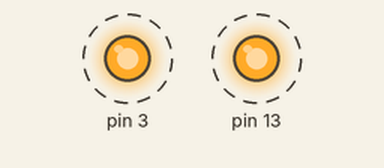
Recording of a sketch running on a simulated Arduino Uno, built with avr-gcc and run on an emulated ATmega328P. On the bench: output pins drawn as LEDs (lit = HIGH). Dashed ring = blinking.

Above: at 0.06 s.
Timing chart, 0 to 3.0 s (numbered marks = the images above):
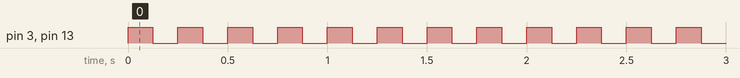

The sketch:

electromagnet_test.ino
```cpp
void setup() {
  pinMode(3, OUTPUT);
  pinMode(13, OUTPUT);

}

void loop() {
  digitalWrite(3, HIGH);
  digitalWrite(13, HIGH);
  delay(125);
  digitalWrite(13, LOW);
  digitalWrite(3, LOW);
  delay(125);
}
```

Measured:
- by itself, pin 3, pin 13: alternates HIGH for 0.13 s and LOW for 0.13 s
